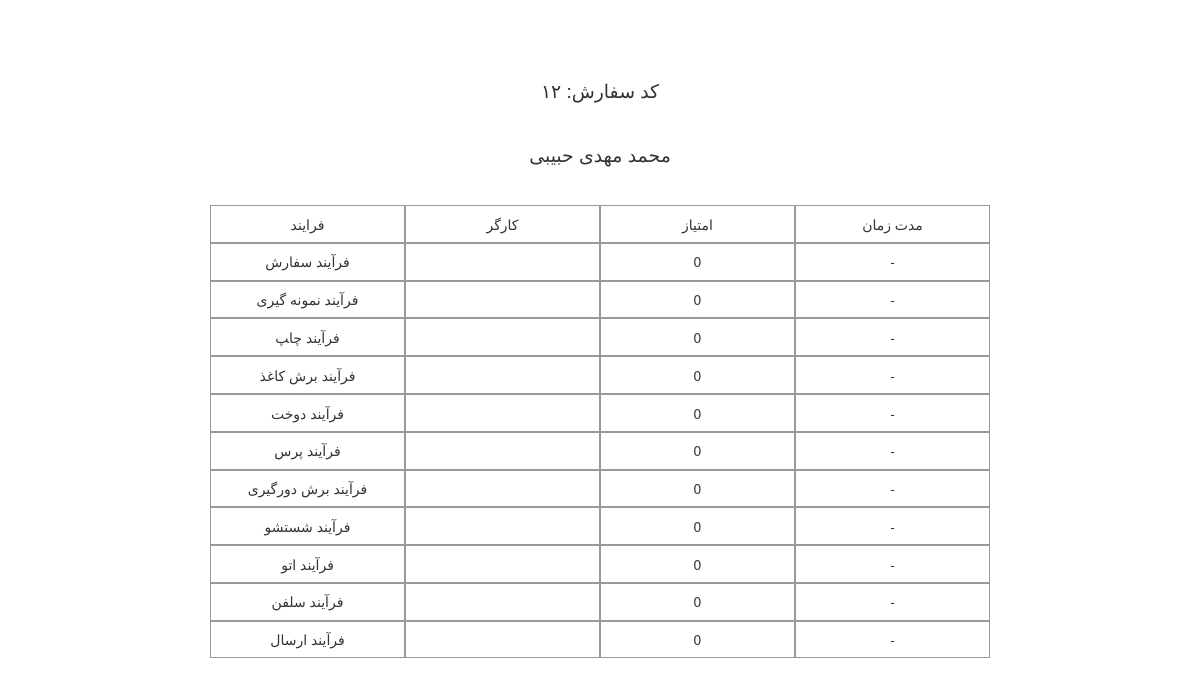
/reserve/printLofOfPForm/12/, run on the app's committed database.
### ReserveForm/models.py (models this page shows, shortened)
class ReserveForm(models.Model):
    customer = models.ForeignKey(Customer, verbose_name='مشتری', )
    tarh = models.ImageField(upload_to='tarh/', verbose_name='طرح', blank=True, null=True)
    serviceTarh = models.ManyToManyField('ServiceTarh', verbose_name='خدمات طرح', blank=True)
    hasParche = models.BooleanField(verbose_name='پارچه دارد', default=False)
    parche = models.ForeignKey('Parche',verbose_name='پارچه', blank=True, null=True)
    parcheWidth = models.IntegerField(verbose_name='عرض پارچه', blank=True, null=True)
    parcheHeight = models.IntegerField(verbose_name='طول پارچه', blank=True, null=True)
    number = models.IntegerField(verbose_name='تعداد', blank=True, null=True)
    typeChap = models.ForeignKey('Chap', verbose_name='چاپ', blank=True, null=True)
    dookht = models.ForeignKey('Dookht', verbose_name='دوخت', blank=True, null=True,)
    hasLabel = models.BooleanField(verbose_name='لیبل دارد', default=False)
    otherServices = models.ManyToManyField('OtherServices', verbose_name='سایر خدمات', blank=True)
    reserveDay = models.IntegerField(choices=dayChoice, verbose_name='روز', blank=True, null=True)
    reserveMonth = models.IntegerField(choices=monthChoice, verbose_name='ماه', blank=True, null=True)
    reserveYear = models.IntegerField(choices=yearChoice, verbose_name='سال', blank=True, null=True)
    deliveryDay = models.IntegerField(choices=dayChoice, verbose_name='روز', blank=True, null=True)
    deliveryMonth = models.IntegerField(choices=monthChoice, verbose_name='ماه', blank=True, null=True)
    deliveryYear = models.IntegerField(choices=yearChoice, verbose_name='سال', blank=True, null=True)
    description = models.TextField(verbose_name='توضیح', blank=True, null=True)
    process = models.ForeignKey('Process', verbose_name='فرایند', blank=True, null=True, default=2)
    class Meta:
        verbose_name = "سفارش"
        verbose_name_plural = "سفارش"

class ProcessFormKargar(models.Model):
    process = models.ForeignKey(Process, verbose_name='فرایند',)
    kargar = models.ForeignKey(Kargar, verbose_name='کارگر', null=True, blank=True)
    form = models.ForeignKey(ReserveForm, verbose_name='کد سفارش',)
    rate = models.IntegerField(verbose_name='امتیاز کارگر', null=True, blank=True, default=0)
    startDay = models.IntegerField(choices=dayChoice, verbose_name='روز شروع', blank=True, null=True)
    startMonth = models.IntegerField(choices=monthChoice, verbose_name='ماه شروع', blank=True, null=True)
    startYear = models.IntegerField(choices=yearChoice, verbose_name='سال شروع', blank=True, null=True)
    endDay = models.IntegerField(choices=dayChoice, verbose_name='روز اتمام', blank=True, null=True)
    endMonth = models.IntegerField(choices=monthChoice, verbose_name='ماه اتمام', blank=True, null=True)
    endYear = models.IntegerField(choices=yearChoice, verbose_name='سال اتمام', blank=True, null=True)
    startDateTime = models.DateTimeField(null=True, blank=True)
    endDateTime = models.DateTimeField(null=True, blank=True)
    class Meta:
        verbose_name = 'وضعیت سفارش'
        verbose_name_plural = 'وضعیت سفارش'
    def get_duration(self):
        if self.startDateTime is None or self.endDateTime is None:
            return '-'
        duration = self.endDateTime - self.startDateTime
        hours, reminder = divmod(duration.seconds, 3600)
        return 'روز' + '\t' + str(duration.days) + ' | ' +     'ساعت' + str(hours)

class Process(models.Model):
    name = models.CharField(max_length=100, verbose_name='نام',)
    class Meta:
        verbose_name = 'فرایند'
        verbose_name_plural = 'فرایند'

### UserManager/models.py (models this page shows, shortened)
class Customer(models.Model):
    user = models.OneToOneField(User, )
    username = models.CharField(max_length=100, verbose_name='نام کاربری')
    name = models.CharField(max_length=100, null=True, blank=True, verbose_name='نام')
    phoneNumber = models.CharField(max_length=50, verbose_name='شماره تلفن همراه', blank=True, null=True)
    email = models.EmailField(verbose_name='ایمیل',)
    moaref = models.CharField(max_length=200, verbose_name='نام معرف', blank=True, null=True)
    workPhoneNumber = models.CharField(max_length=50, verbose_name='تلفن محل کار', blank=True, null=True)
    address = models.TextField(verbose_name='آدرس', null=True, blank=True)
    companyName = models.CharField(verbose_name='نام شرکت', max_length=100, blank=True, null=True)
    class Meta:
        verbose_name = 'مشتری'
        verbose_name_plural = 'مشتری'

### ReserveForm/views.py (the view)
# urls.py: url(r'^printLofOfPForm/(?P<id>[0-9]+)/', view=views.printLogOfProcessOfReserveform, name='PrintLofOfProcessOfRserveForm'),
def printLogOfProcessOfReserveform(request, id):
    form = ReserveForm.objects.get(id=id)
    context = {'form':form, 'processes':form.processformkargar_set}
    return render(request, 'printLogOfProcess.html', context=context)

### ReserveForm/templatetags/toPersian.py (called while the page is built, shortened)
@register.filter
def IntegerToPersian(number):
    if number is None:
        return None
    if number==0:
        return '۰'
    persian_number = ''
    while(number>=1):
        digit = number%10
        persian_number = toPersianDigit(digit)+persian_number
        number = int(number/10)
    return persian_number

def toPersianDigit(digit):
    if digit is None:
        return None
    if digit==1:
        return '۱'
    if digit==2:
        return '۲'

### templates/printLogOfProcess.html (shortened to what this page needs)
<!DOCTYPE html>
{% load toPersian %}
{% load static %}
<html lang="en">
<head>
    <link href="{% static 'bootstrap-3.3.7-dist/css/bootstrap.min.css' %}" type="text/css" rel="stylesheet">
    <link href="{% static 'css/printLogOfProcess.css' %}" type="text/css" rel="stylesheet">
</head>
<body>
<div id="main-content-wrapper" class="container">
    <div id="form-code">
        {{ form.id|IntegerToPersian }} :کد سفارش
    </div>
    <div id="customer-name">
        {{ form.customer.name }}
    </div>
    <div class="row">
        <div class="col-md-2 col-sm-2 col-lg-2 col-xs-2 col-xs-offset-2 col-md-offset-2 cell center-horizontally">
            فرایند
        </div>
        <div class="col-md-2 col-sm-2 col-lg-2 col-xs-2 cell center-horizontally">
کارگر
        </div>
        <div class="col-md-2 col-sm-2 col-lg-2 col-xs-2 cell center-horizontally">
امتیاز
        </div>
        <div class="col-md-2 col-sm-2 col-lg-2 col-xs-2 cell center-horizontally">
مدت زمان
        </div>
    </div>
    {% for process in processes.all %}
        <div class="row">
            <div class="col-md-2 col-xs-2 col-xs-offset-2 col-md-offset-2 cell center-horizontally">
{{ process.process.name }}
            </div>
            <div class="col-md-2 col-xs-2 cell center-horizontally">
            </div>
            <div class="col-md-2 col-xs-2 cell center-horizontally">
{{ process.rate }}
            </div>
            <div class="col-md-2 col-xs-2 cell center-horizontally">
{{ process.get_duration }}
            </div>
        </div>
    {% endfor %}
</div>
</body>
</html>

### static/css/printLogOfProcess.css (style rules this page uses)
#main-content-wrapper { padding-top: 2cm; }
.center-horizontally { text-align: center; }
.cell { border: solid 1px #999999; height: 1cm; padding-top: 0.2cm; }
#customer-name { text-align: center; margin-bottom: 1cm; font-size: 0.5cm; }
#form-code { text-align: center; margin-bottom: 1cm; font-size: 0.5cm; }

### data on the page
ReserveForm: id|IntegerToPersian "۱۲", customer.name "محمد مهدی حبیبی"
ProcessFormKargar: process.name "فرآیند سفارش", rate "0", get_duration "-"
ProcessFormKargar: process.name "فرآیند نمونه گیری", rate "0", get_duration "-"
ProcessFormKargar: process.name "فرآیند چا‍پ", rate "0", get_duration "-"
ProcessFormKargar: process.name "فرآیند برش کاغذ", rate "0", get_duration "-"
ProcessFormKargar: process.name "فرآیند دوخت", rate "0", get_duration "-"
ProcessFormKargar: process.name "فرآیند پرس", rate "0", get_duration "-"
ProcessFormKargar: process.name "فرآیند برش دورگیری", rate "0", get_duration "-"
ProcessFormKargar: process.name "فرآیند شستشو", rate "0", get_duration "-"
ProcessFormKargar: process.name "فرآیند اتو", rate "0", get_duration "-"
ProcessFormKargar: process.name "فرآیند سلفن", rate "0", get_duration "-"
ProcessFormKargar: process.name "فرآیند ارسال", rate "0", get_duration "-"
